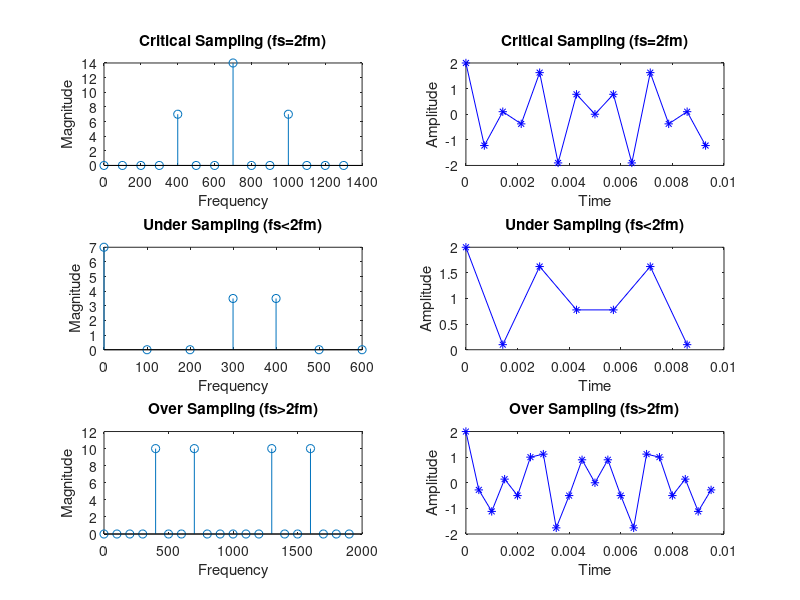

Write MATLAB code to recreate this figure.
tfinal = 0.01; t = 0:0.00001:tfinal;
xanalog = cos(2*pi*400*t) + cos(2*pi*700*t);

% Sampling cases
fs_list = [1400, 700, 2000]; % Critical, Under, Over Sampling frequencies
titles = {'Critical Sampling (fs=2fm)', 'Under Sampling (fs<2fm)', 'Over Sampling (fs>2fm)'};
samples = [13, 6, 19]; % Number of samples for each case

figure(1);
for i = 1:3
    fs = fs_list(i);
    tsamp = 0:1/fs:samples(i)/fs;
    xsampled = cos(2*pi*400*tsamp) + cos(2*pi*700*tsamp);
    
    % DFT
    xsampled_DFT = abs(fft(xsampled));
    xsampled_length = 0:length(xsampled_DFT)-1;
    
    % Plot DFT
    subplot(3,2,2*i-1); stem(100*xsampled_length, xsampled_DFT);
    xlabel('Frequency'); ylabel('Magnitude'); title(titles{i});
    
    % Reconstructed signal
    xreconstructed = ifft(fft(xsampled));
    subplot(3,2,2*i); plot(tsamp, xreconstructed, 'b*-');
    xlabel('Time'); ylabel('Amplitude'); title(titles{i});
end
